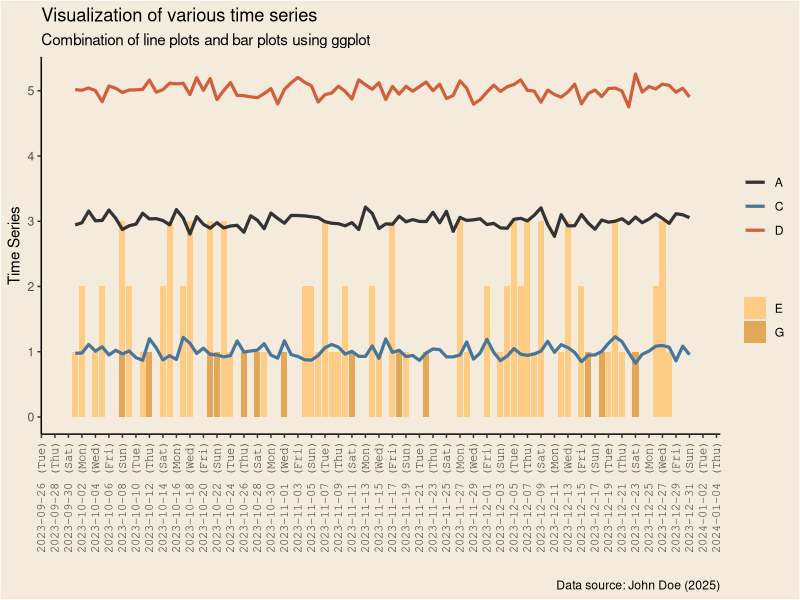

Write R code to recreate this figure.
library(ggplot2)
library(data.table)


# Set seed for reproducibility
set.seed(123)

# Generate a sequence of dates
dates <- seq.Date(from = as.Date("2023-10-01"), to = as.Date("2023-12-31"), by = "day")
n <- length(dates)

# Create a function for stable time series with a slight increasing trend
generate_series <- function(start_value, trend = 0.0, noise_sd = 0.1) {
  start_value + (1:n) * trend + rnorm(n, mean = 0, sd = noise_sd)
}

# Format function for date labels
format_date <- function(dates) {
  format(dates, "%Y-%m-%d (%a)") # %a gives the abbreviated weekday
}

# Create the dataset
data <- data.table(
  date = rep(dates, times = 4),
  series = rep(c("A", "B", "C", "D", "E", "G"), each = n),
  value = c(
    generate_series(3),
    generate_series(3),
    generate_series(1),
    generate_series(5),
    sample(c(NA, NA, NA, 1, 2, 3), size = n, replace = TRUE),
    sample(c(NA, NA, NA, 1, NA, NA), size = n, replace = TRUE)
  )
)

data <- data.table::dcast(data, date ~ series, value.var = "value")


#------------------

col_red <- '#D0603C'
col_yellow <- '#E3A857'
col_green <- '#7BA982'
col_blue <- '#48769A'
col_violet <- '#8A5E83'
col_peach <- '#E17E5F'
col_black <- '#333333'
col_background <- '#F4EBDC'
col_yellow_light <- '#FFCC86'

ggplot(data) +
  geom_bar(aes(x = date, y = E, fill = "E"), stat = "identity") +
  geom_bar(aes(x = date, y = G, fill = "G"), stat = "identity") +
  geom_line(aes(x = date, y = A, color = "A"), linewidth = 1.1) +
  geom_line(aes(x = date, y = C, color = "C"), linewidth = 1.1) +
  geom_line(aes(x = date, y = D, color = "D"), linewidth = 1.1) +
  labs(title = "Visualization of various time series",
       subtitle = "Combination of line plots and bar plots using ggplot",
       caption = "Data source: John Doe (2025)",
       x = "", y = "Time Series") +
  scale_x_date(
    date_breaks = "2 days",
    labels = format_date
  ) +  
  theme_bw() +
  theme(plot.background = element_rect(fill = col_background),
        panel.background = element_rect(fill = col_background),
        legend.background = element_rect(fill = col_background),
        panel.border = element_blank(),
        panel.grid.major = element_blank(),
        panel.grid.minor = element_line(color = col_background)) +
  theme(axis.line = element_line(color = 'black')) +
  theme(axis.text.x = element_text(angle = 90, hjust = 1, vjust = 0.5, family = "mono")) +
  scale_color_manual("",values = c("A" = col_black, 
                                   "C" = col_blue,
                                   "D" = col_red)) +
  scale_fill_manual("",values = c("E" = col_yellow_light, 
                                   "G" = col_yellow))
